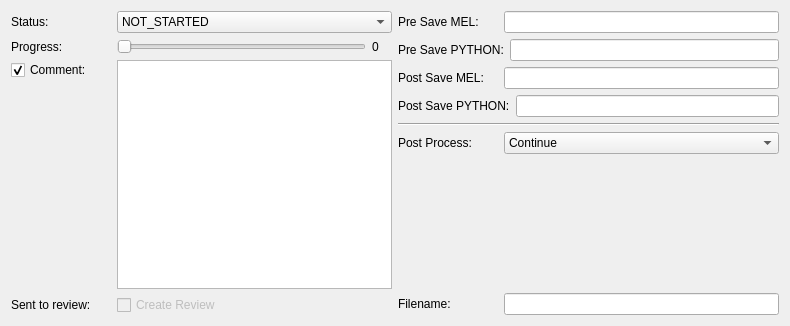
<?xml version="1.0" encoding="UTF-8"?>
<ui version="4.0">
 <class>Form</class>
 <widget class="QWidget" name="Form">
  <property name="geometry">
   <rect>
    <x>0</x>
    <y>0</y>
    <width>790</width>
    <height>326</height>
   </rect>
  </property>
  <property name="windowTitle">
   <string>Form</string>
  </property>
  <layout class="QHBoxLayout" name="horizontalLayout">
   <item>
    <layout class="QVBoxLayout" name="verticalLayout">
     <item>
      <layout class="QHBoxLayout" name="horizontalLayout_2">
       <item>
        <widget class="QLabel" name="label_2">
         <property name="minimumSize">
          <size>
           <width>100</width>
           <height>0</height>
          </size>
         </property>
         <property name="text">
          <string>Status:</string>
         </property>
        </widget>
       </item>
       <item>
        <widget class="QComboBox" name="saverGeneralStatus_optionMenu">
         <property name="enabled">
          <bool>true</bool>
         </property>
         <property name="sizePolicy">
          <sizepolicy hsizetype="Expanding" vsizetype="Fixed">
           <horstretch>0</horstretch>
           <verstretch>0</verstretch>
          </sizepolicy>
         </property>
         <property name="minimumSize">
          <size>
           <width>150</width>
           <height>0</height>
          </size>
         </property>
         <item>
          <property name="text">
           <string>NOT_STARTED</string>
          </property>
         </item>
         <item>
          <property name="text">
           <string>BID</string>
          </property>
         </item>
         <item>
          <property name="text">
           <string>ON_HOLD</string>
          </property>
         </item>
         <item>
          <property name="text">
           <string>WORK_IN_PROGRESS</string>
          </property>
         </item>
         <item>
          <property name="text">
           <string>PENDING_REVIEW</string>
          </property>
         </item>
         <item>
          <property name="text">
           <string>APPROVED</string>
          </property>
         </item>
         <item>
          <property name="text">
           <string>PENDING_FINAL</string>
          </property>
         </item>
         <item>
          <property name="text">
           <string>FINAL</string>
          </property>
         </item>
         <item>
          <property name="text">
           <string>UNKNOWN</string>
          </property>
         </item>
        </widget>
       </item>
      </layout>
     </item>
     <item>
      <layout class="QHBoxLayout" name="horizontalLayout_9">
       <property name="topMargin">
        <number>0</number>
       </property>
       <item>
        <widget class="QLabel" name="label_8">
         <property name="minimumSize">
          <size>
           <width>100</width>
           <height>0</height>
          </size>
         </property>
         <property name="text">
          <string>Progress:</string>
         </property>
        </widget>
       </item>
       <item>
        <widget class="QSlider" name="saverGeneralProgress_slider">
         <property name="enabled">
          <bool>true</bool>
         </property>
         <property name="maximum">
          <number>100</number>
         </property>
         <property name="orientation">
          <enum>Qt::Horizontal</enum>
         </property>
        </widget>
       </item>
       <item>
        <widget class="QLabel" name="saverGeneralProgress_label">
         <property name="minimumSize">
          <size>
           <width>20</width>
           <height>0</height>
          </size>
         </property>
         <property name="text">
          <string>0</string>
         </property>
        </widget>
       </item>
      </layout>
     </item>
     <item>
      <layout class="QHBoxLayout" name="horizontalLayout_3">
       <item>
        <layout class="QVBoxLayout" name="verticalLayout_3">
         <property name="rightMargin">
          <number>0</number>
         </property>
         <item>
          <widget class="QCheckBox" name="saverGeneralComment_checkBox">
           <property name="minimumSize">
            <size>
             <width>100</width>
             <height>0</height>
            </size>
           </property>
           <property name="layoutDirection">
            <enum>Qt::LeftToRight</enum>
           </property>
           <property name="text">
            <string>Comment:</string>
           </property>
           <property name="checked">
            <bool>true</bool>
           </property>
          </widget>
         </item>
         <item>
          <spacer name="verticalSpacer_2">
           <property name="orientation">
            <enum>Qt::Vertical</enum>
           </property>
           <property name="sizeHint" stdset="0">
            <size>
             <width>20</width>
             <height>40</height>
            </size>
           </property>
          </spacer>
         </item>
        </layout>
       </item>
       <item>
        <widget class="QTextEdit" name="saverGeneralComment_text">
         <property name="enabled">
          <bool>true</bool>
         </property>
        </widget>
       </item>
      </layout>
     </item>
     <item>
      <layout class="QHBoxLayout" name="horizontalLayout_4">
       <item>
        <widget class="QLabel" name="label_3">
         <property name="minimumSize">
          <size>
           <width>100</width>
           <height>0</height>
          </size>
         </property>
         <property name="text">
          <string>Sent to review:</string>
         </property>
        </widget>
       </item>
       <item>
        <widget class="QCheckBox" name="checkBox">
         <property name="enabled">
          <bool>false</bool>
         </property>
         <property name="text">
          <string>Create Review</string>
         </property>
        </widget>
       </item>
       <item>
        <spacer name="horizontalSpacer">
         <property name="orientation">
          <enum>Qt::Horizontal</enum>
         </property>
         <property name="sizeHint" stdset="0">
          <size>
           <width>40</width>
           <height>20</height>
          </size>
         </property>
        </spacer>
       </item>
      </layout>
     </item>
    </layout>
   </item>
   <item>
    <layout class="QVBoxLayout" name="verticalLayout_2">
     <item>
      <layout class="QHBoxLayout" name="horizontalLayout_5">
       <item>
        <widget class="QLabel" name="label_4">
         <property name="minimumSize">
          <size>
           <width>100</width>
           <height>0</height>
          </size>
         </property>
         <property name="maximumSize">
          <size>
           <width>16777215</width>
           <height>16777215</height>
          </size>
         </property>
         <property name="text">
          <string>Pre Save MEL:</string>
         </property>
        </widget>
       </item>
       <item>
        <widget class="QLineEdit" name="saverGeneralPreSaveMel_lineEdit">
         <property name="enabled">
          <bool>true</bool>
         </property>
         <property name="minimumSize">
          <size>
           <width>150</width>
           <height>0</height>
          </size>
         </property>
        </widget>
       </item>
      </layout>
     </item>
     <item>
      <layout class="QHBoxLayout" name="horizontalLayout_8">
       <item>
        <widget class="QLabel" name="label_6">
         <property name="minimumSize">
          <size>
           <width>100</width>
           <height>0</height>
          </size>
         </property>
         <property name="text">
          <string>Pre Save PYTHON:</string>
         </property>
        </widget>
       </item>
       <item>
        <widget class="QLineEdit" name="saverGeneralPreSavePython_lineEdit">
         <property name="enabled">
          <bool>true</bool>
         </property>
         <property name="minimumSize">
          <size>
           <width>150</width>
           <height>0</height>
          </size>
         </property>
        </widget>
       </item>
      </layout>
     </item>
     <item>
      <layout class="QHBoxLayout" name="horizontalLayout_7">
       <item>
        <widget class="QLabel" name="label_7">
         <property name="minimumSize">
          <size>
           <width>100</width>
           <height>0</height>
          </size>
         </property>
         <property name="text">
          <string>Post Save MEL:</string>
         </property>
        </widget>
       </item>
       <item>
        <widget class="QLineEdit" name="saverGeneralPostSaveMel_lineEdit">
         <property name="enabled">
          <bool>true</bool>
         </property>
         <property name="minimumSize">
          <size>
           <width>150</width>
           <height>0</height>
          </size>
         </property>
        </widget>
       </item>
      </layout>
     </item>
     <item>
      <layout class="QHBoxLayout" name="horizontalLayout_6">
       <item>
        <widget class="QLabel" name="label_5">
         <property name="minimumSize">
          <size>
           <width>100</width>
           <height>0</height>
          </size>
         </property>
         <property name="text">
          <string>Post Save PYTHON:</string>
         </property>
        </widget>
       </item>
       <item>
        <widget class="QLineEdit" name="saverGeneralPostSavePython_lineEdit">
         <property name="enabled">
          <bool>true</bool>
         </property>
         <property name="minimumSize">
          <size>
           <width>150</width>
           <height>0</height>
          </size>
         </property>
        </widget>
       </item>
      </layout>
     </item>
     <item>
      <widget class="Line" name="line">
       <property name="orientation">
        <enum>Qt::Horizontal</enum>
       </property>
      </widget>
     </item>
     <item>
      <layout class="QHBoxLayout" name="horizontalLayout_11">
       <property name="topMargin">
        <number>0</number>
       </property>
       <item>
        <widget class="QLabel" name="label">
         <property name="minimumSize">
          <size>
           <width>100</width>
           <height>0</height>
          </size>
         </property>
         <property name="text">
          <string>Post Process:</string>
         </property>
        </widget>
       </item>
       <item>
        <widget class="QComboBox" name="saverGeneralAfterProcess_comboBox">
         <property name="sizePolicy">
          <sizepolicy hsizetype="Expanding" vsizetype="Fixed">
           <horstretch>0</horstretch>
           <verstretch>0</verstretch>
          </sizepolicy>
         </property>
         <item>
          <property name="text">
           <string>Continue</string>
          </property>
         </item>
         <item>
          <property name="text">
           <string>New Task</string>
          </property>
         </item>
         <item>
          <property name="text">
           <string>Exit Maya</string>
          </property>
         </item>
        </widget>
       </item>
      </layout>
     </item>
     <item>
      <spacer name="verticalSpacer">
       <property name="orientation">
        <enum>Qt::Vertical</enum>
       </property>
       <property name="sizeHint" stdset="0">
        <size>
         <width>20</width>
         <height>40</height>
        </size>
       </property>
      </spacer>
     </item>
     <item>
      <layout class="QHBoxLayout" name="horizontalLayout_10">
       <property name="topMargin">
        <number>0</number>
       </property>
       <item>
        <widget class="QLabel" name="saverSandboxFilename_label">
         <property name="minimumSize">
          <size>
           <width>100</width>
           <height>0</height>
          </size>
         </property>
         <property name="text">
          <string>Filename:</string>
         </property>
        </widget>
       </item>
       <item>
        <widget class="QLineEdit" name="saverSandboxFilename_lineEdit"/>
       </item>
      </layout>
     </item>
    </layout>
   </item>
  </layout>
 </widget>
 <resources/>
 <connections>
  <connection>
   <sender>saverGeneralProgress_slider</sender>
   <signal>valueChanged(int)</signal>
   <receiver>saverGeneralProgress_label</receiver>
   <slot>setNum(int)</slot>
   <hints>
    <hint type="sourcelabel">
     <x>189</x>
     <y>47</y>
    </hint>
    <hint type="destinationlabel">
     <x>276</x>
     <y>54</y>
    </hint>
   </hints>
  </connection>
  <connection>
   <sender>saverGeneralComment_checkBox</sender>
   <signal>toggled(bool)</signal>
   <receiver>saverGeneralComment_text</receiver>
   <slot>setEnabled(bool)</slot>
   <hints>
    <hint type="sourcelabel">
     <x>59</x>
     <y>73</y>
    </hint>
    <hint type="destinationlabel">
     <x>121</x>
     <y>85</y>
    </hint>
   </hints>
  </connection>
 </connections>
</ui>
